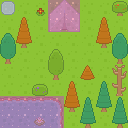

This game map was drawn from its Tiled (.tmx) file and the tilesets committed beside it. A one-line description and the full map source follow:
An orthogonal 8x8 tile map with 16x16 px tiles, 4 tile layers (Background, Foreground, Overlay, Collision) and 4 objects (2x Trigger, character).

<map version="1.0" tiledversion="1.1.6" orientation="orthogonal" renderorder="right-down" width="8" height="8" tilewidth="16" tileheight="16" infinite="0" nextobjectid="14">
 <tileset firstgid="1" source="Kenney RPG Tiles.tsx" />
 <layer name="Background" width="8" height="8">
  <data encoding="csv">
6,6,6,6,6,6,6,6,
6,6,6,6,6,6,6,6,
6,6,6,6,6,6,6,6,
6,6,6,6,6,6,6,6,
6,6,6,6,6,6,6,6,
6,6,6,6,6,6,6,6,
6,6,6,6,6,6,6,6,
6,6,6,6,6,6,6,6
</data>
 </layer>
 <layer name="Foreground" width="8" height="8">
  <data encoding="csv">
0,0,0,0,0,0,0,0,
0,0,0,676,677,0,0,0,
0,0,0,0,0,0,0,0,
0,0,0,0,0,0,0,0,
0,0,0,0,0,531,0,0,
0,0,0,0,0,0,0,0,
4,4,4,5,0,0,0,0,
61,61,61,62,0,0,0,0
</data>
 </layer>
 <objectgroup name="Trigger">
  <object id="6" type="Trigger" gid="472" x="64.1364" y="48.0909" width="16" height="16">
   <properties>
    <property name="event" type="int" value="4" />
   </properties>
  </object>
  <object id="11" gid="403" x="28" y="68" width="16" height="16" />
  <object id="13" type="Trigger" gid="130" x="94.7273" y="126.909" width="16" height="16">
   <properties>
    <property name="event" type="int" value="7" />
   </properties>
  </object>
 </objectgroup>
 <objectgroup name="Character">
  <object id="9" type="character" gid="1765" x="16.5455" y="80.5455" width="16" height="16" />
 </objectgroup>
 <layer name="Overlay" width="8" height="8">
  <data encoding="csv">
1035,0,543,619,620,0,0,537,
0,588,0,0,0,0,588,0,
586,645,0,0,0,0,645,586,
643,0,0,584,0,0,0,643,
0,0,0,641,0,0,0,541,
0,0,652,0,588,0,589,598,
0,0,0,0,645,589,646,589,
0,0,653,0,0,646,0,646
</data>
 </layer>
 <layer name="Collision" width="8" height="8" opacity="0.66">
  <data encoding="csv">
0,0,0,1258,1258,0,0,0,
0,0,0,1258,1258,0,0,0,
0,0,0,0,0,0,0,0,
0,0,0,0,0,0,0,0,
0,0,0,0,0,0,0,0,
0,0,0,0,0,0,0,0,
1258,1258,1258,1258,0,0,0,0,
1258,1258,1258,1258,0,0,0,0
</data>
 </layer>
</map>
